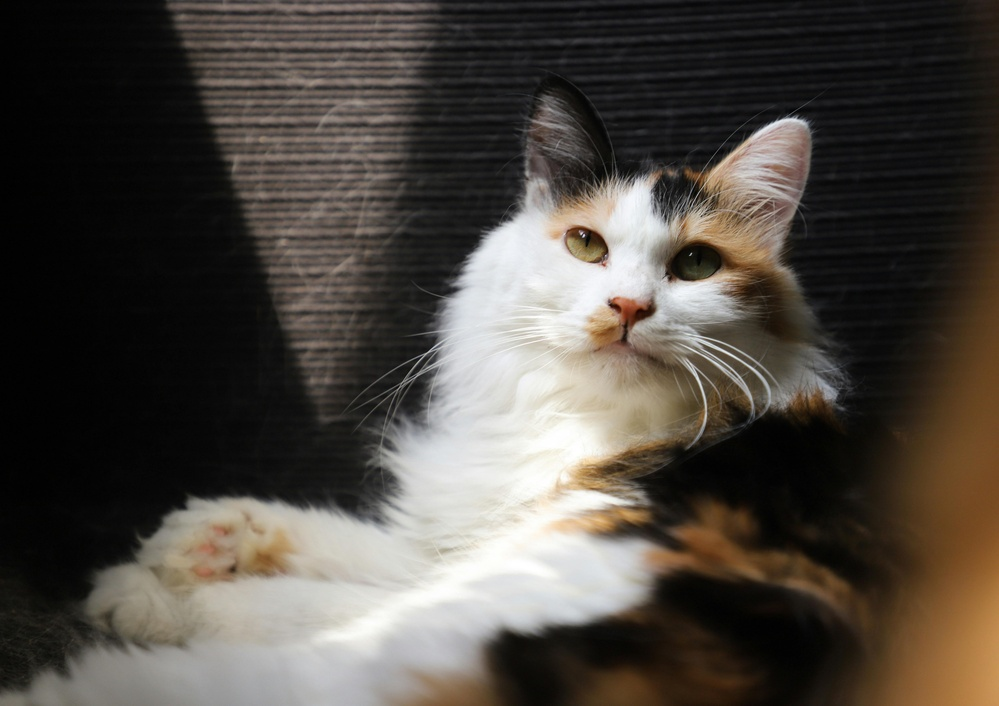
#> input picture imagenes/original/gato.jpeg, 999 x 706 px, shrunk from 5535 x 3911 before the run
$ jupyter execute ejercicios.ipynb
#> lines starting #> are read from the running program, lines starting #| are printed output that depends on the picture; after the words box and inside, x2 and y2 are one past the last pixel; in counts of white or black regions, pixels touching at a corner belong together
Ejercicios 1 Degradados

[cell 1]
import cv2
import numpy as np
import matplotlib.pyplot as plt
from matplotlib.colors import LinearSegmentedColormap
#Definicion de colores
colores=[(0,'black'),(1,'white')] # para generar escala de grices
cmap=LinearSegmentedColormap.from_list('degradado',colores)#listar los colores y generara color map a traves del array
imagen_degradado=cmap(np.linspace(0,1,256))
plt.imshow([imagen_degradado],aspect='auto')
plt.show()

[cell 2]
import cv2
import numpy as np
import matplotlib.pyplot as plt
from matplotlib.colors import LinearSegmentedColormap
#Definicion de colores
colores=[(0,'red'),(0.5,'green'),(1,'blue')] # para generar escala de grices
cmap=LinearSegmentedColormap.from_list('degradado',colores)#listar los colores y generara color map a traves del array
imagen_degradado=cmap(np.linspace(0,1,256))
plt.imshow([imagen_degradado],aspect='auto')
plt.show()

[cell 3]
import cv2
import numpy as np
import matplotlib.pyplot as plt
from matplotlib.colors import LinearSegmentedColormap
#Definicion de colores
colores=[(0,'red'),(0.5,'green'),(1,'blue')] # para generar escala de grices
cmap=LinearSegmentedColormap.from_list('degradado',colores)#listar los colores y generara color map a traves del array
imagen_degradado=cmap(np.linspace(0,1,256).reshape(-1,1))
plt.imshow(imagen_degradado,aspect='auto')
plt.show()
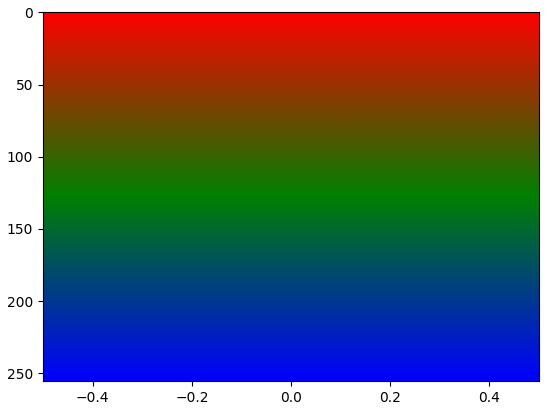
#> figure drawn by matplotlib, 1 panel

[cell 4]
import cv2
import matplotlib.pyplot as plt
imagen=cv2.imread('imagenes/original/gato.jpeg',0)
#> imagen: shape (706, 999); min 0, max 255, mean 73.5
_, umbral = cv2.threshold(imagen, 127, 255, cv2.THRESH_BINARY)
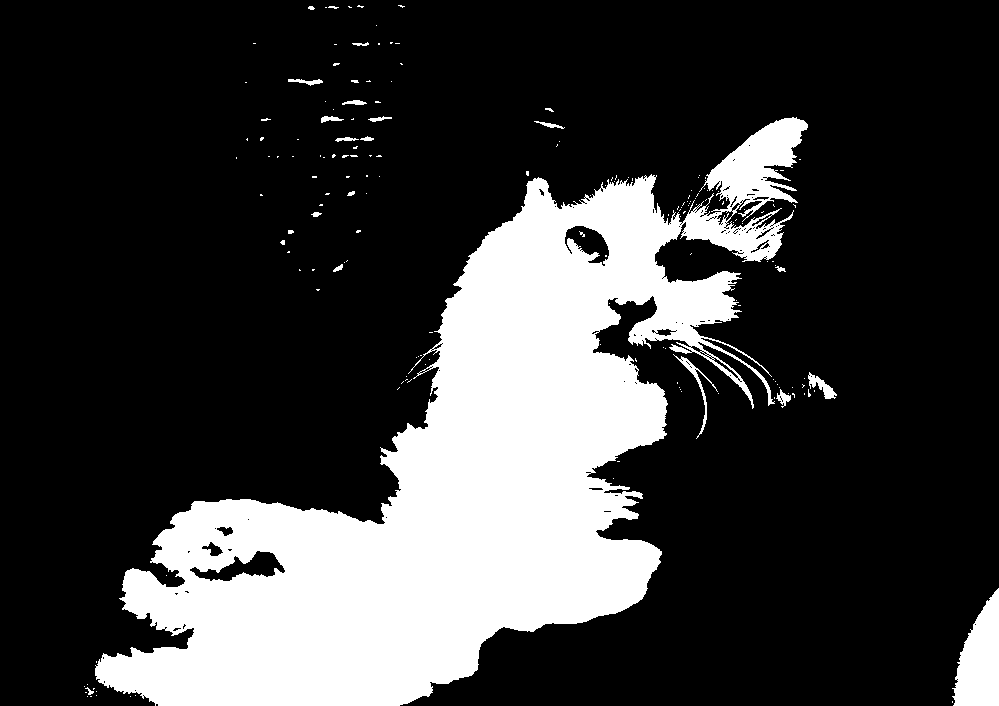
#> umbral: shape (706, 999); 23.3% white; 175 white regions (153 under 20 px), largest, box (x1, y1, x2, y2) and area: (95, 117, 808, 706) 158493, (952, 588, 999, 706) 3682, (673, 354, 718, 439) 360
umbral_adap=cv2.adaptiveThreshold(imagen,255,cv2.ADAPTIVE_THRESH_GAUSSIAN_C,cv2.THRESH_BINARY,11,2)
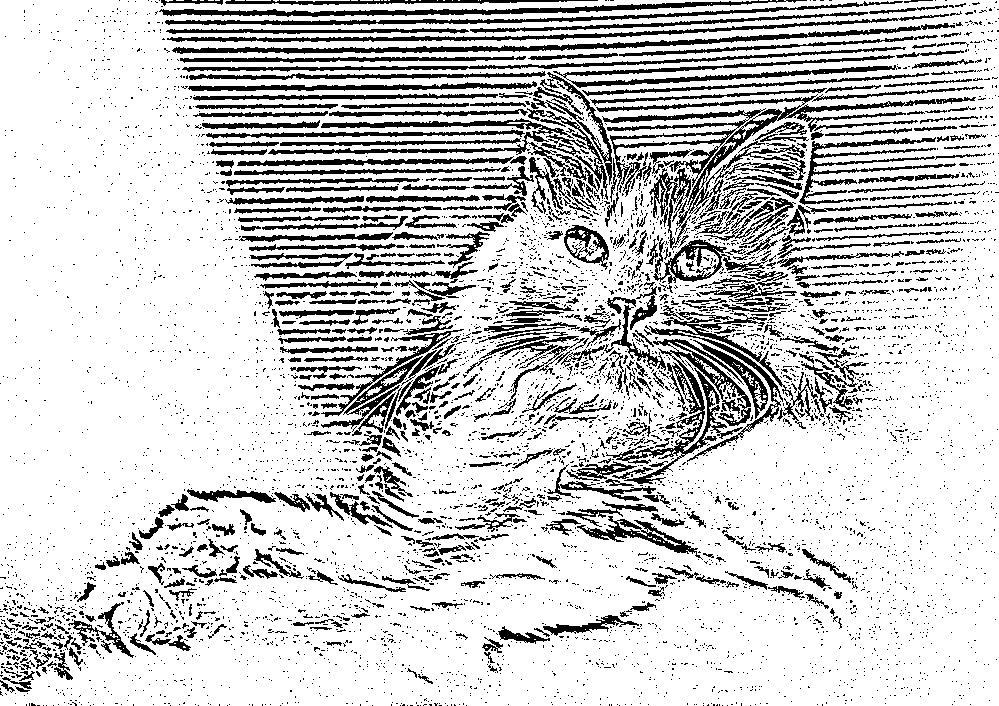
#> umbral_adap: shape (706, 999); 80.3% white; 5899 black regions (5274 under 20 px), largest, box (x1, y1, x2, y2) and area: (596, 94, 976, 250) 4589, (606, 339, 751, 484) 4178, (172, 23, 955, 54) 3559
_, otsu = cv2.threshold(imagen, 125, 255, cv2.THRESH_BINARY + cv2.THRESH_OTSU)
#> otsu: shape (706, 999); 27.4% white; 207 white regions (153 under 20 px), largest, box (x1, y1, x2, y2) and area: (31, 116, 837, 706) 175500, (916, 560, 999, 706) 7299, (241, 99, 396, 132) 1344
color=cv2.applyColorMap(umbral_adap,cv2.COLORMAP_JET)
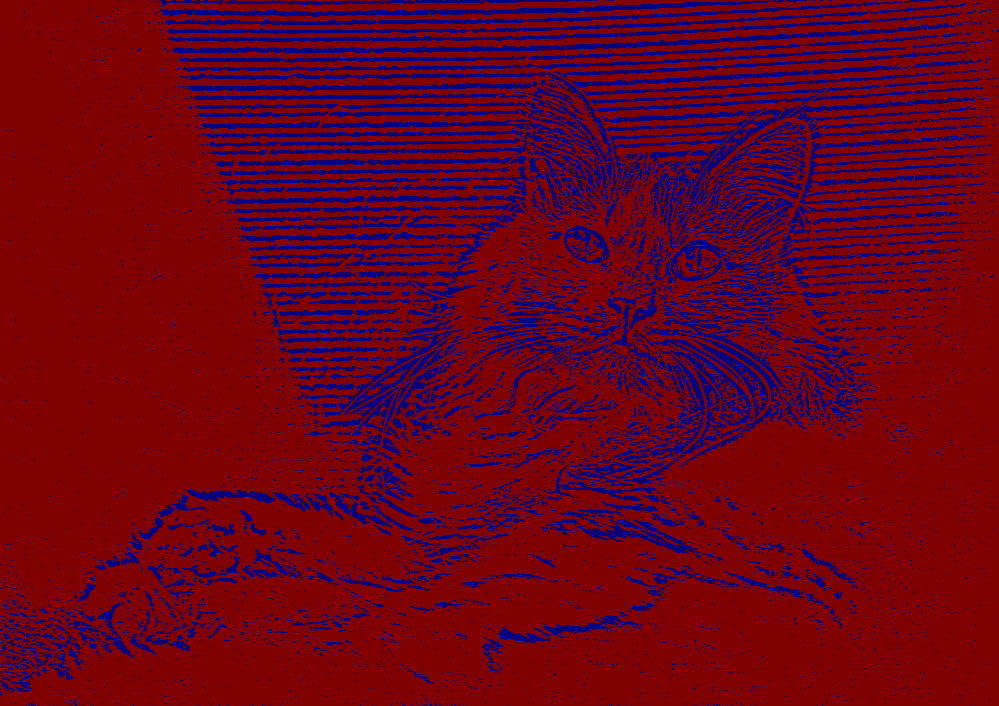
#> color: shape (706, 999, 3); mean B, G, R 25.2, 0, 102.8
plt.figure(figsize=(17,9))
plt.subplot(1, 5, 1)
plt.title("Original")
plt.axis('off')
plt.imshow(imagen,cmap='gray')

plt.subplot(1, 5, 2)
plt.title("Umbral")
plt.axis('off')
plt.imshow(umbral,cmap='gray')

plt.subplot(1, 5, 3)
plt.title("Umbral Adaptativo")
plt.axis('off')
plt.imshow(umbral_adap,cmap='gray')

plt.subplot(1, 5, 4)
plt.title("Otsu")
plt.axis('off')
plt.imshow(otsu,cmap='gray')

plt.subplot(1, 5, 5)
plt.title("Color")
plt.axis('off')
plt.imshow(color,cmap='gray')

plt.show()
#> figure, not shown here; B, G, R data is drawn as R, G, B

mascaras

[cell 5]
import cv2
import matplotlib.pyplot as plt
imagen=cv2.imread('imagenes/original/gato.jpeg',0)
umbral_adap=cv2.adaptiveThreshold(imagen,255,cv2.ADAPTIVE_THRESH_GAUSSIAN_C,cv2.THRESH_BINARY,11,2)
mask=umbral_adap==255
img_junta=cv2.bitwise_and(imagen,imagen,mask=umbral_adap)
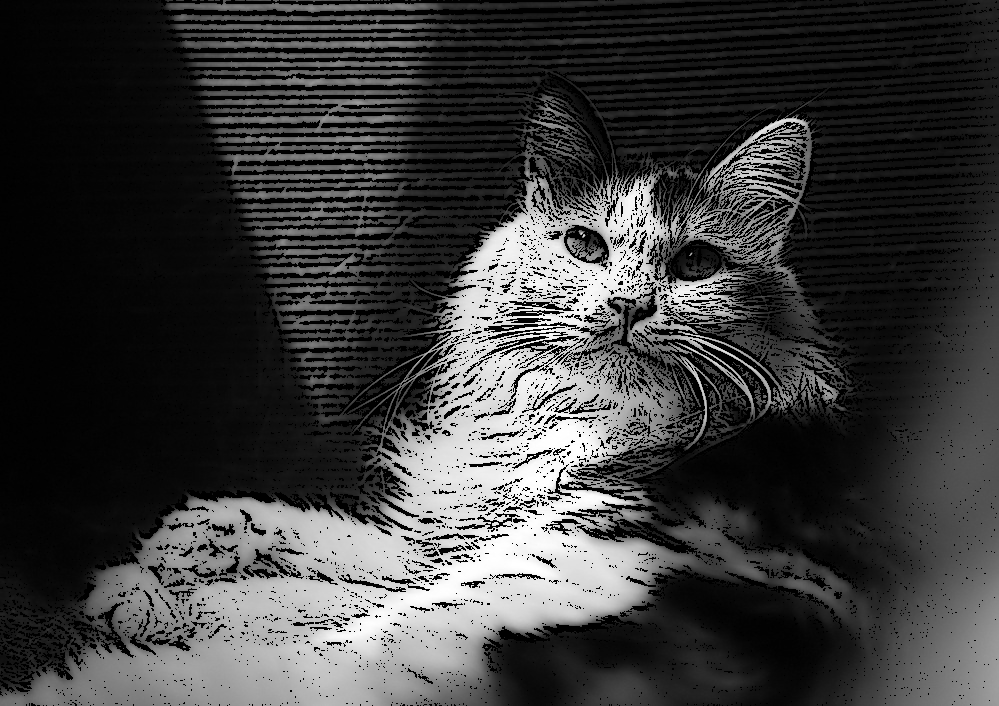
#> img_junta: shape (706, 999); min 0, max 255, mean 60

plt.figure(figsize=(10, 10))
plt.subplot(1, 3, 1)
plt.title("Imagen original")
plt.imshow(imagen, cmap="gray")
plt.subplot(1, 3, 2)
plt.title("Umbral adaptativo")
plt.imshow(umbral_adap, cmap="gray")
plt.subplot(1, 3, 3)
plt.title("Imagen con mascara")
plt.imshow(img_junta, cmap="gray")
plt.show()

[cell 6]
import cv2
import numpy as np
import matplotlib.pyplot as plt

imagen=cv2.imread('imagenes/original/gato.jpeg')
#> imagen is the input picture: shape (706, 999, 3); mean B, G, R 65.8, 72.5, 78.3
def solarizar(imagen,umbral):
#> called with umbral = 0
    img_solarizada = np.where(imagen < umbral,imagen, 255 -  imagen)
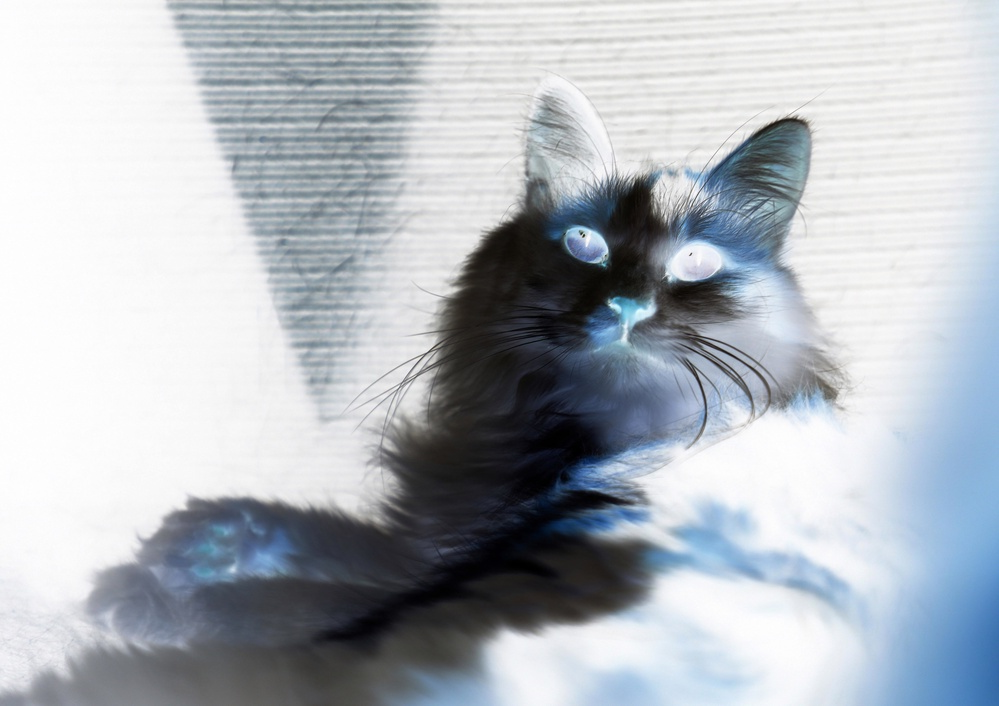
#> img_solarizada: shape (706, 999, 3); mean B, G, R 189.2, 182.5, 176.7
    return img_solarizada
imagen_solarizada=solarizar(imagen,0)
imagen_negativo=255-imagen_solarizada
plt.figure(figsize=(17,9))
plt.subplot(1,3,1)
plt.imshow(cv2.cvtColor(imagen,cv2.COLOR_BGR2RGB))
plt.title('Imagen original')
plt.axis("off")

plt.subplot(1,3,2)
plt.imshow(cv2.cvtColor(imagen_solarizada,cv2.COLOR_BGR2RGB))
plt.title('Imagen solarizada')
plt.axis("off")

plt.subplot(1,3,3)
plt.imshow(cv2.cvtColor(imagen_negativo,cv2.COLOR_BGR2RGB))
plt.title('Imagen negativo')
plt.axis("off")
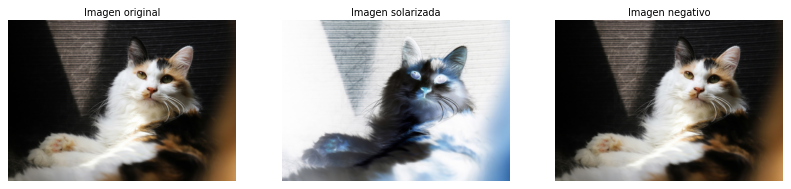
#> figure drawn by matplotlib, 3 panels

[cell 7]
import cv2
import numpy as np

# Parámetros del tablero de ajedrez
dim_casilla = 100  # Tamaño de cada casilla (100x100 píxeles)
filas = 8  # Número de filas
columnas = 8  # Número de columnas

# Crear una imagen en blanco (tablero de ajedrez)
tablero = np.zeros((dim_casilla * filas, dim_casilla * columnas, 3), dtype=np.uint8)

# Llenar el tablero con los colores negro y blanco
for fila in range(filas):
    for columna in range(columnas):
        # Determinar el color de la casilla (blanca o negra)
        color = (255, 255, 255) if (fila + columna) % 2 == 0 else (0, 0, 0)
        # Dibujar la casilla
        cv2.rectangle(tablero, (columna * dim_casilla, fila * dim_casilla),
                      ((columna + 1) * dim_casilla, (fila + 1) * dim_casilla), color, -1)
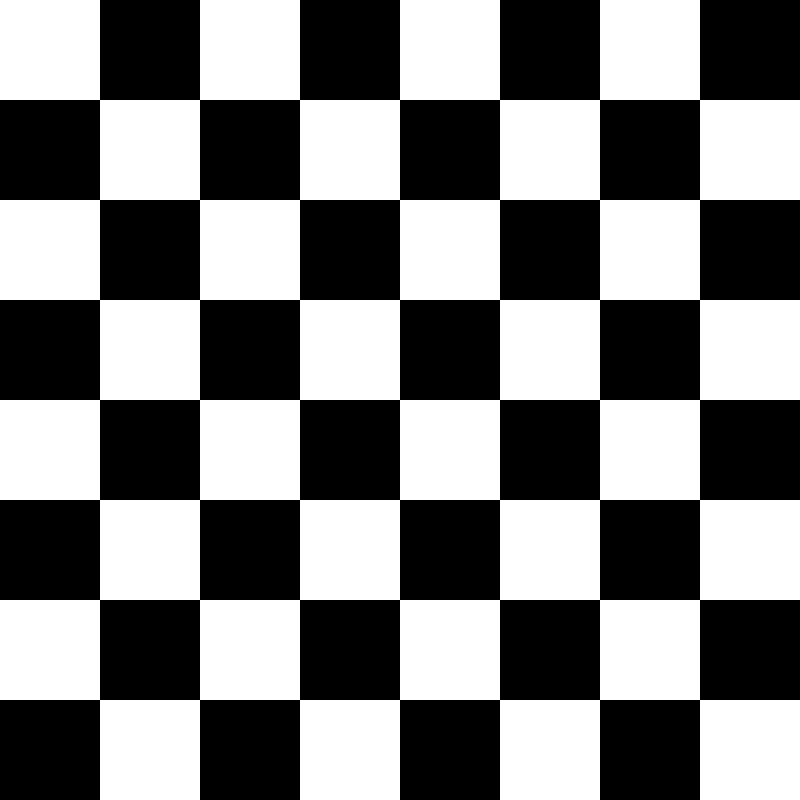
#> tablero: shape (800, 800, 3); 50% white; 1 white region, box (x1, y1, x2, y2) and area: (0, 0, 800, 800) 320000

# Guardar la imagen
cv2.imwrite('tablero_ajedrez.jpg', tablero)

# Mostrar la imagen
cv2.imshow('Tablero de Ajedrez', tablero)
cv2.waitKey(0)
cv2.destroyAllWindows()

$ run again, with imagenes/original/tigre.jpeg copied over imagenes/original/gato.jpeg
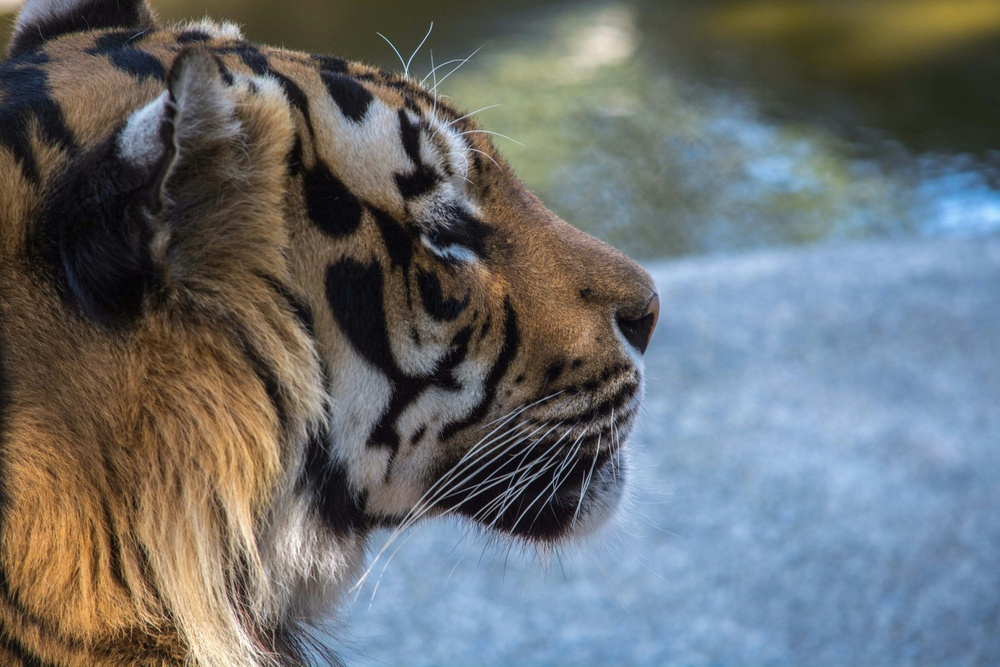
#> input picture imagenes/original/tigre.jpeg, 1000 x 667 px, shrunk from 3000 x 2000 before the run
#> `_, umbral = cv2.threshold(imagen, 127, 255, cv2.THRESH_BINARY)`:
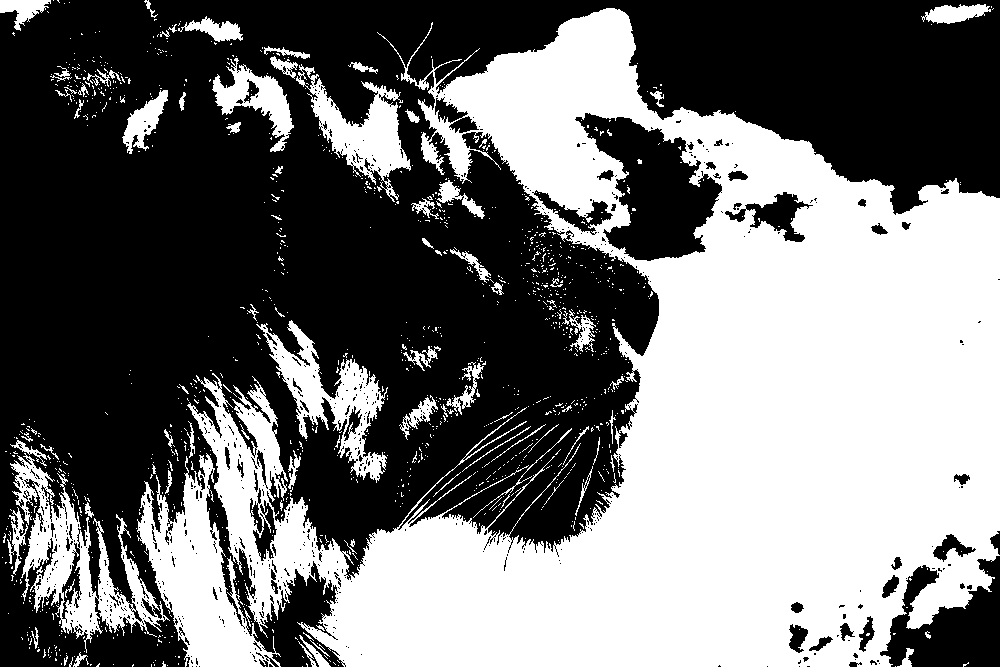
#> umbral: shape (667, 1000); 44.9% white; 1231 white regions (1142 under 20 px), largest, box (x1, y1, x2, y2) and area: (187, 8, 1000, 667) 249257, (137, 453, 281, 667) 12251, (10, 453, 170, 653) 9194
#> umbral_adap: shape (667, 1000); 70.7% white; black in thin lines or dots
#> otsu: shape (667, 1000); 58% white; 1019 black regions (948 under 20 px), largest, box (x1, y1, x2, y2) and area: (0, 0, 1000, 667) 267198, (254, 562, 341, 667) 2772, (444, 467, 534, 529) 1544
#> mask: shape (667, 1000) bool; 70.7% white; black in thin lines or dots
#> imagen is the input picture: shape (667, 1000, 3); mean B, G, R 112.1, 110.2, 106.5
#> `[cell 6] import cv2 import numpy as np import matplotlib.pyplot as plt..`:
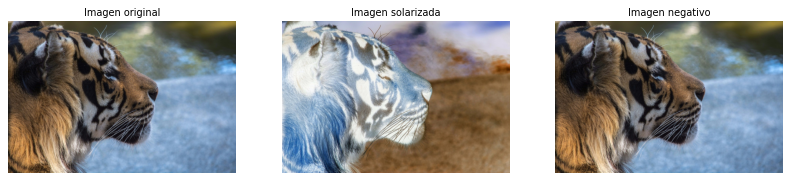
#> figure drawn by matplotlib, 3 panels

$ run again, with imagenes/original/distoricion horizontal.jpg copied over imagenes/original/gato.jpeg
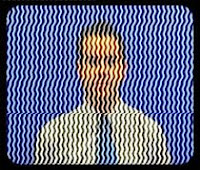
#> input picture imagenes/original/distoricion horizontal.jpg, 200 x 170 px
#> `_, umbral = cv2.threshold(imagen, 127, 255, cv2.THRESH_BINARY)`:
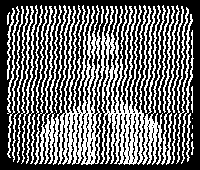
#> umbral: shape (170, 200); 42.3% white in thin lines or dots, all inside (x1, y1, x2, y2) = (7, 5, 194, 165)
#> umbral_adap: shape (170, 200); 49.9% white in thin lines or dots
#> otsu: shape (170, 200); 48.2% white in thin lines or dots, all inside (x1, y1, x2, y2) = (6, 5, 194, 165)
#> mask: shape (170, 200) bool; 49.9% white in thin lines or dots
#> imagen is the input picture: shape (170, 200, 3); mean B, G, R 129.8, 101.1, 96.2
#> `[cell 6] import cv2 import numpy as np import matplotlib.pyplot as plt..`:
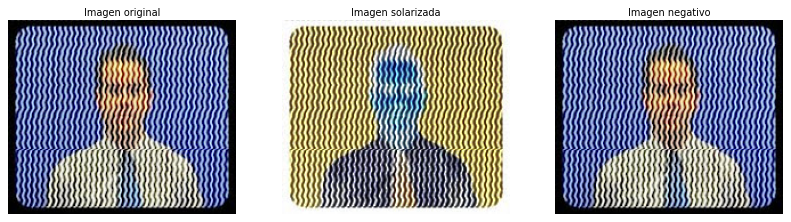
#> figure drawn by matplotlib, 3 panels
